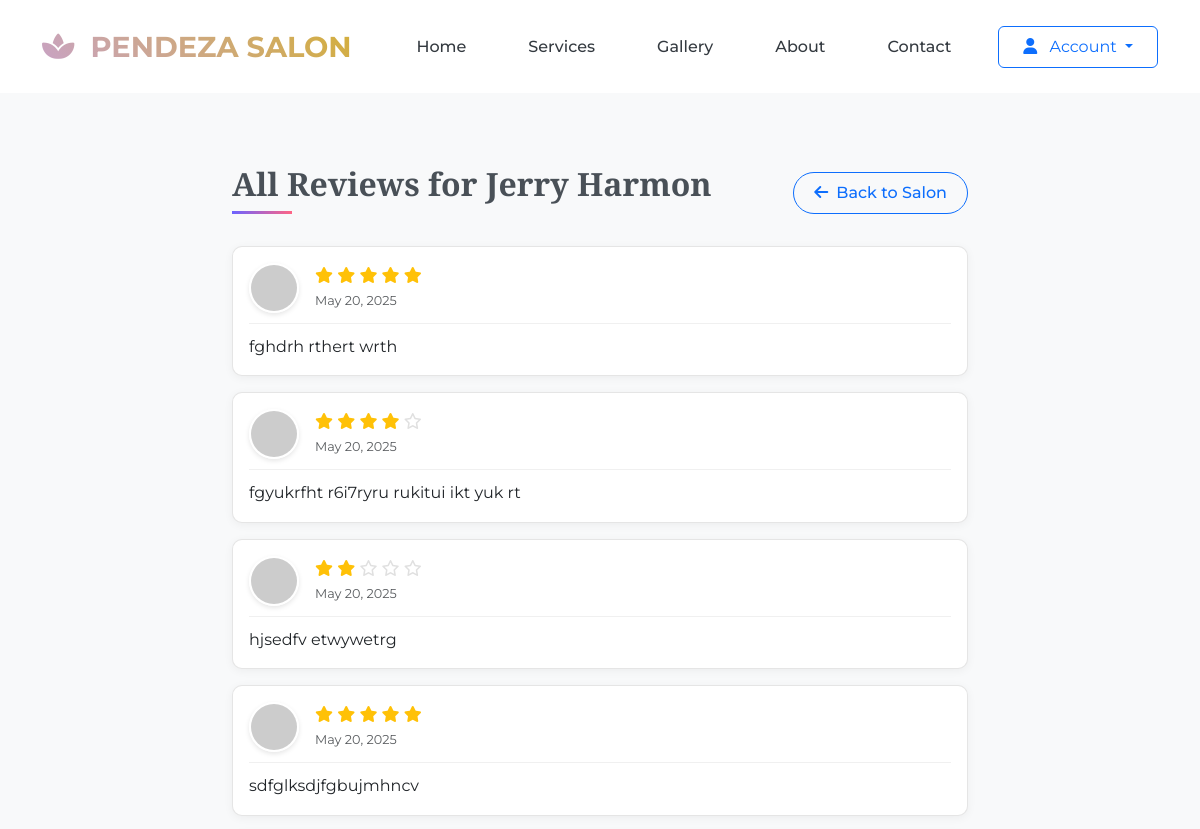
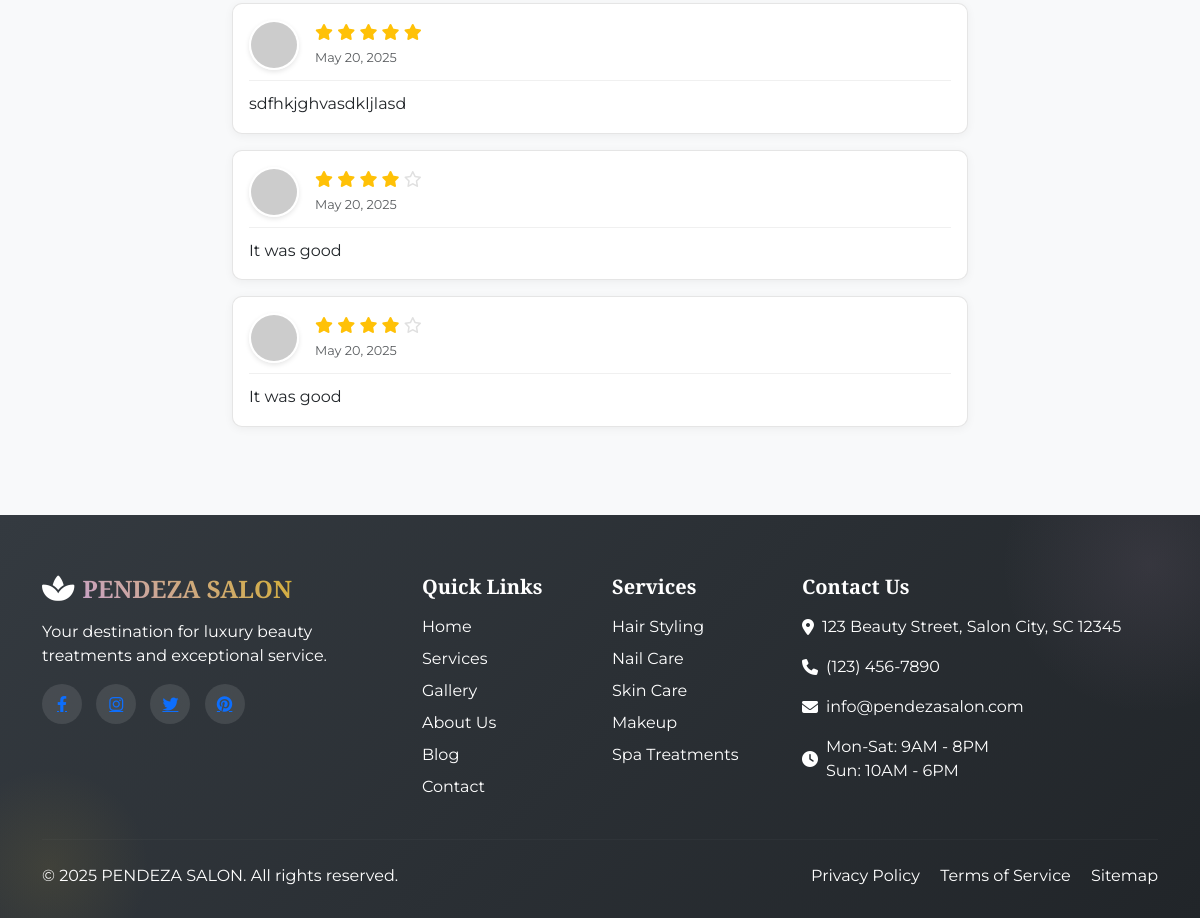
Page /jerry-harmon-63c55/reviews/ on the earlier database version (2 pictures, top to bottom).
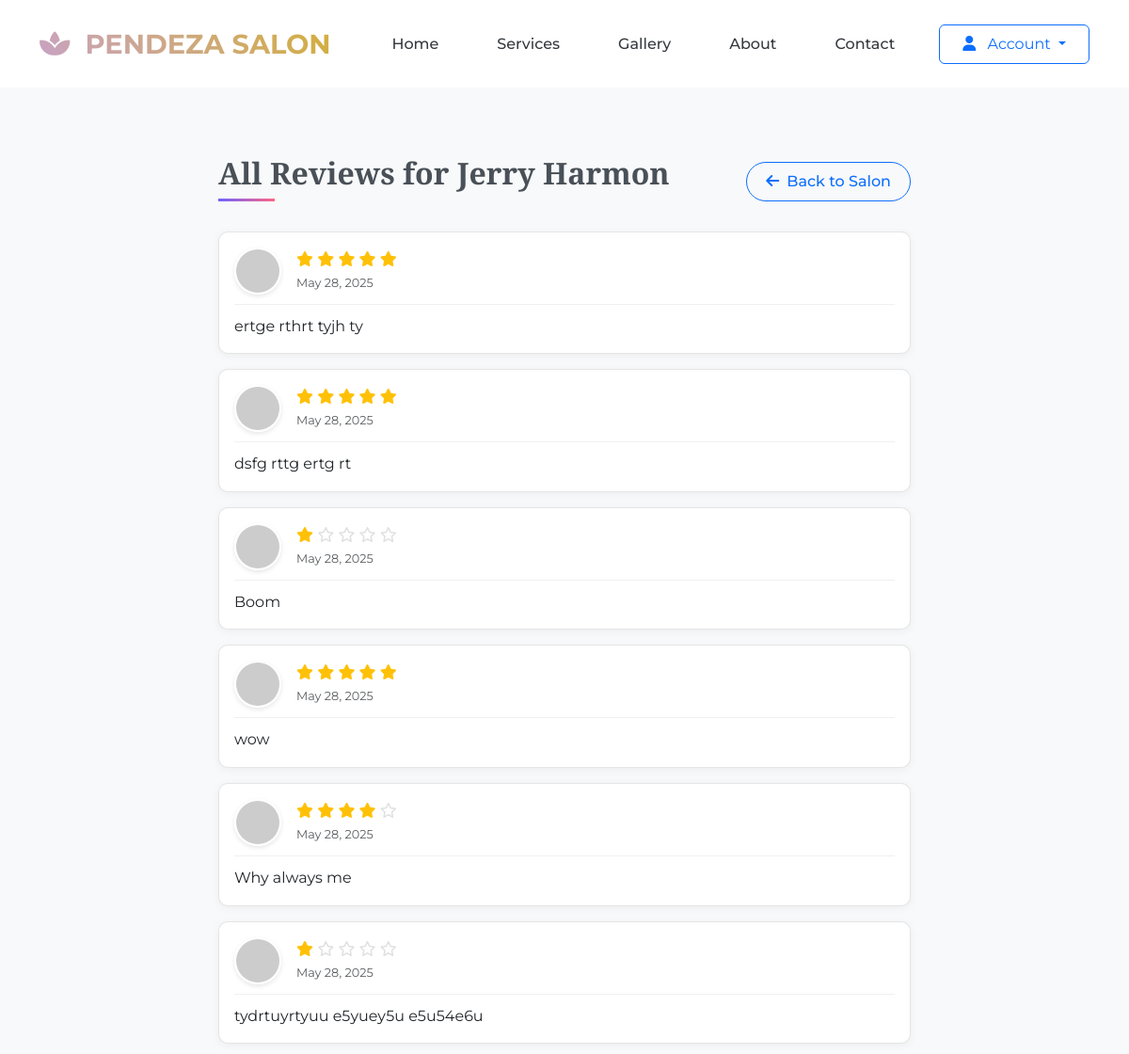
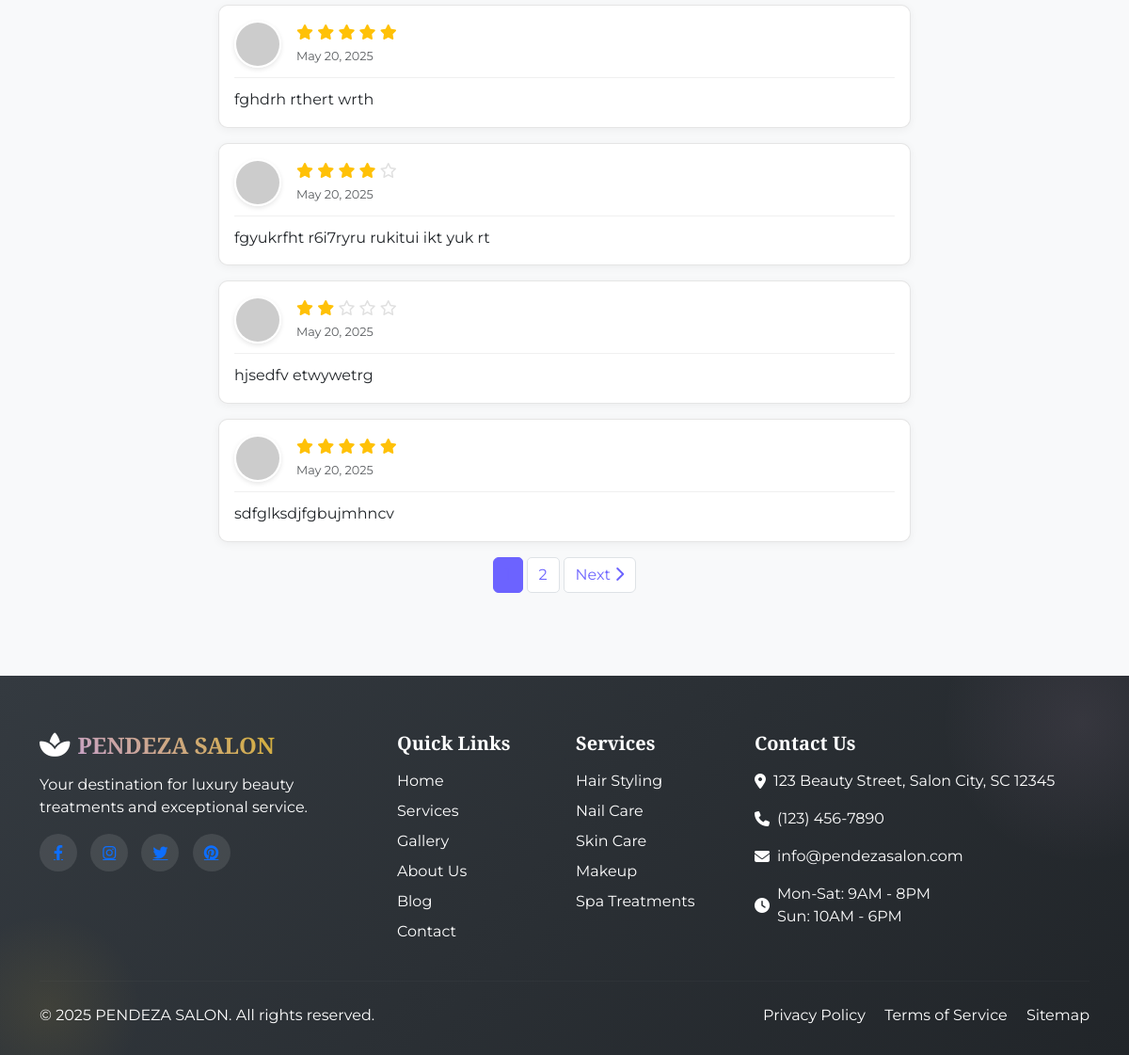
Same page on the later database version (2 pictures, top to bottom).
### salon/models.py (models this page shows, shortened)
class SalonReview(models.Model):
    id = models.UUIDField(primary_key=True, default=uuid.uuid4, editable=False)
    salon = models.ForeignKey(Salon, on_delete=models.CASCADE, related_name='reviews')
    user = models.ForeignKey(User, on_delete=models.CASCADE, related_name='reviews')
    rating = models.PositiveIntegerField(default=0)
    comment = models.TextField(blank=True, null=True)
    created_at = models.DateTimeField(auto_now_add=True)
    updated_at = models.DateTimeField(auto_now=True)
    class Meta:
        verbose_name = "Salon Review"
        verbose_name_plural = "Salon Reviews"
        ordering = ['-created_at']

### salon/views.py (the view)
# urls.py: path('<slug:slug>/reviews/', views.SalonReviewsView.as_view(), name='all_reviews'),
class SalonReviewsView(ListView):
    model = SalonReview
    template_name = 'salon/all_reviews.html'
    context_object_name = 'reviews'
    paginate_by = 10  # Show 10 reviews per page
    def get_queryset(self):
        salon_slug = self.kwargs.get('slug')
        return SalonReview.objects.filter(salon__slug=salon_slug).order_by('-created_at')
    def get_context_data(self, **kwargs):
        context = super().get_context_data(**kwargs)
        context['salon'] = get_object_or_404(Salon, slug=self.kwargs.get('slug'))
        return context

### templates/salon/all_reviews.html (shortened to what this page needs)
{% extends 'base.html' %}
{% load static %}
{% block content %}
{% block extra_head %}
<link rel="stylesheet" href="{% static 'css/allreviews.css' %}">
{% endblock %}
<div class="container py-5">
    <div class="row">
        <div class="col-lg-8 mx-auto">
            <div class="d-flex justify-content-between align-items-center mb-4">
                <h2 class="page-title">All Reviews for {{ salon.name }}</h2>
                <a href="{% url 'salon:detail' salon.slug %}" class="btn btn-outline-primary back-btn">
                    <i class="fas fa-arrow-left me-2"></i>Back to Salon
                </a>
            </div>
            {% if reviews %}
                <div id="reviews-container">
                    {% for review in reviews %}
                    <div class="card mb-3 review-card" data-review-id="{{ review.id }}">
                        <div class="card-body">
                            <div class="d-flex align-items-center mb-2 user-info">
                                <img src="{% if review.user.profile.avatar %}{{ review.user.profile.avatar.url }}{% else %}https://randomuser.me/api/portraits/{% if review.user.gender == 'F' %}women{% else %}men{% endif %}/{{ review.user.id|slice:":2" }}.jpg{% endif %}"
                                     class="rounded-circle me-3 user-avatar" width="50" height="50" alt="{{ review.user.get_full_name }}">
                                <div>
                                    <div class="star-rating">
                                        {% for i in "12345" %}
                                            {% if forloop.counter <= review.rating %}
                                                <i class="fas fa-star filled-star"></i>
                                            {% else %}
                                                <i class="far fa-star empty-star"></i>
                                            {% endif %}
                                        {% endfor %}
                                    </div>
                                    <small class="text-muted review-date">{{ review.created_at|date:"F j, Y" }}</small>
                                </div>
                            </div>
                            <p class="mb-0 review-content">{{ review.comment }}</p>
                        </div>
                    </div>
                    {% endfor %}
                </div>
                {% if is_paginated %}
                <nav aria-label="Reviews pagination">
                    <ul class="pagination justify-content-center">
                        {% for num in page_obj.paginator.page_range %}
                            {% if page_obj.number == num %}
                            <li class="page-item active">
                                <span class="page-link">{{ num }}</span>
                            </li>
                            {% elif num > page_obj.number|add:'-3' and num < page_obj.number|add:'3' %}
                            <li class="page-item">
                                <a class="page-link" href="?page={{ num }}">{{ num }}</a>
                            </li>
                            {% endif %}
                        {% endfor %}
                        {% if page_obj.has_next %}
                        <li class="page-item">
                            <a class="page-link" href="?page={{ page_obj.next_page_number }}">
                                Next <i class="fas fa-chevron-right"></i>
                            </a>
                        </li>
                        {% endif %}
                    </ul>
                </nav>
                {% endif %}
            {% else %}
                <div class="alert alert-info no-reviews">
                    <i class="far fa-comment-dots fa-3x mb-3" style="color: #6c63ff;"></i>
                    <h4>No Reviews Yet</h4>
                    <p class="mb-0">Be the first to share your experience with this salon!</p>
                </div>
            {% endif %}
        </div>
    </div>
</div>
{% endblock %}

Differences in the rows shown:
no longer on this page (row unchanged): SalonReview: rating 5 (drawn), created_at "May 20, 2025", comment "sdfhkjghvasdkljlasd"
no longer on this page (row unchanged): SalonReview: rating 4 (drawn), created_at "May 20, 2025", comment "It was good"
no longer on this page (row unchanged): SalonReview: rating 4 (drawn), created_at "May 20, 2025", comment "It was good"
added SalonReview: rating 5 (drawn), created_at "May 28, 2025", comment "ertge rthrt tyjh ty"
added SalonReview: rating 5 (drawn), created_at "May 28, 2025", comment "dsfg rttg ertg rt"
added SalonReview: rating 1 (drawn), created_at "May 28, 2025", comment "Boom"
added SalonReview: rating 5 (drawn), created_at "May 28, 2025", comment "wow"
added SalonReview: rating 4 (drawn), created_at "May 28, 2025", comment "Why always me"
added SalonReview: rating 1 (drawn), created_at "May 28, 2025", comment "tydrtuyrtyuu e5yuey5u e5u54e6u"
Other differences:
new list line: "2"
text now shown: "Next"
